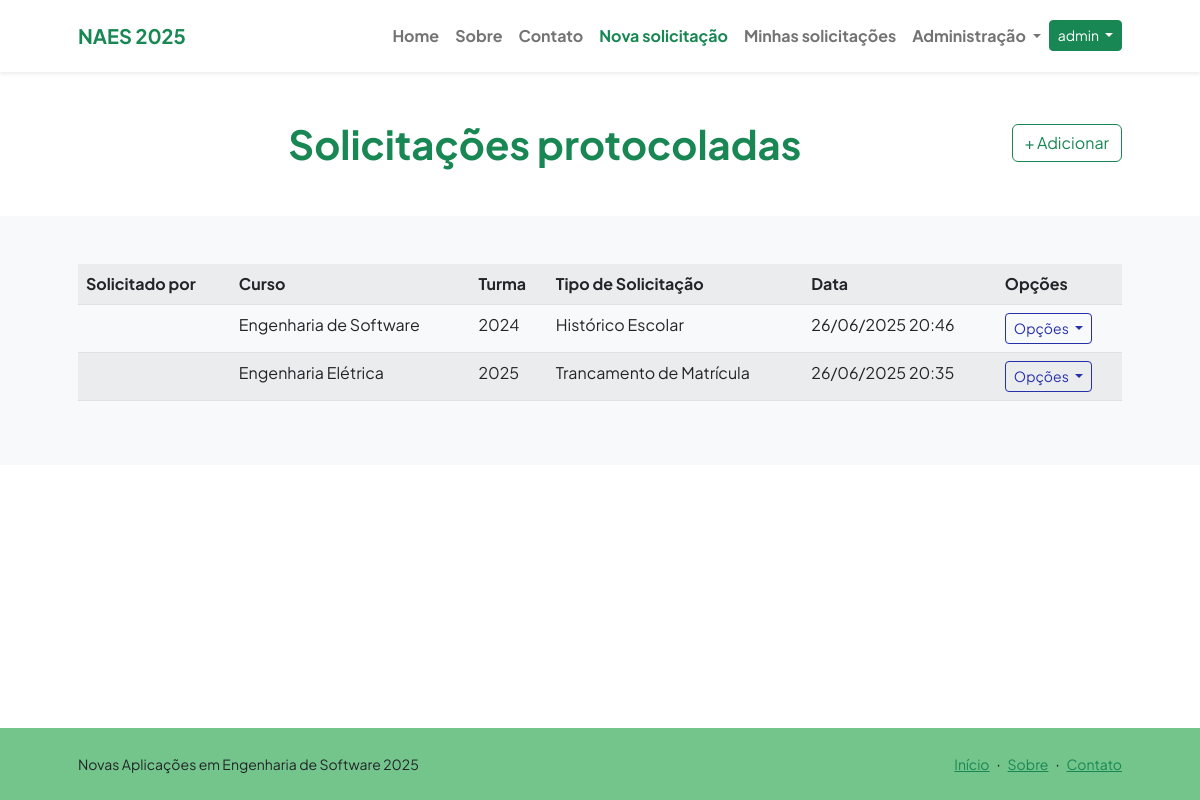
The page /protocolo/listar/solicitacoes/ (signed in) on the database as committed earlier.
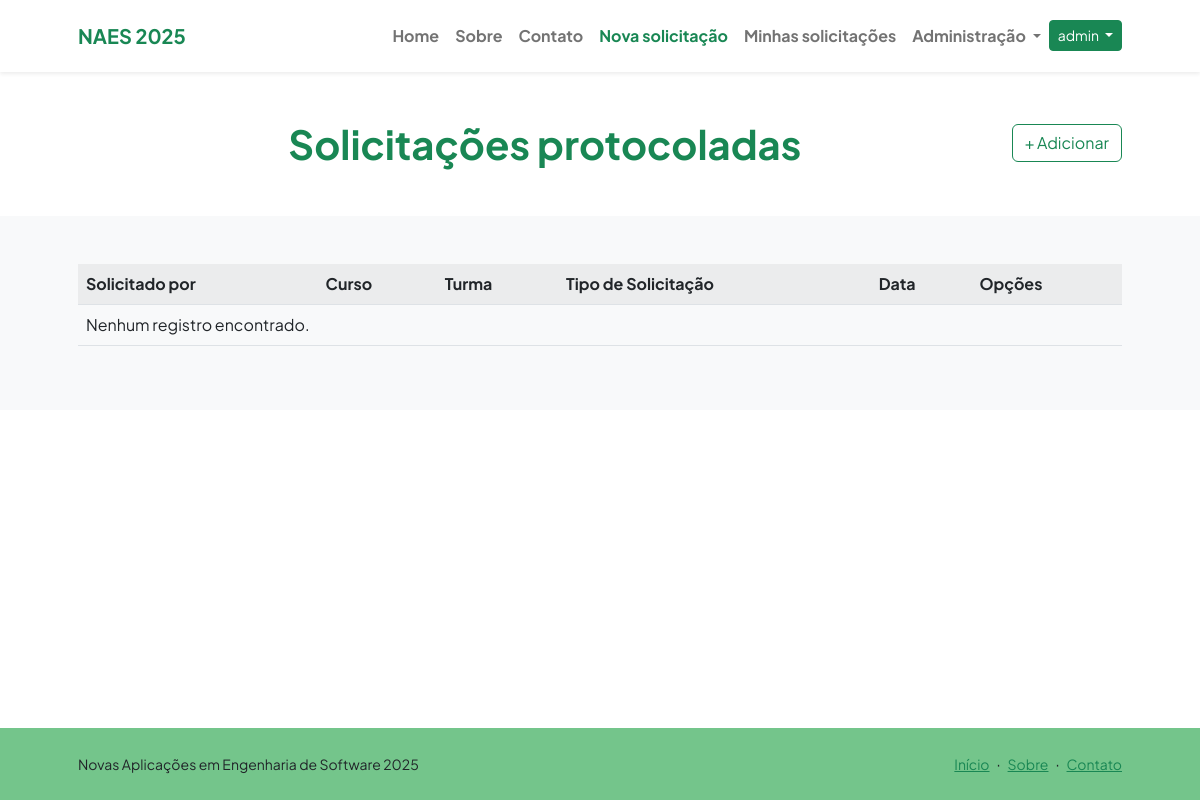
The same page on the database as committed later.
### protocolos/models.py (models this page shows, shortened)
class Solicitacao(models.Model):
    solicitado_por = models.ForeignKey(Aluno, on_delete=models.CASCADE)
    curso = models.ForeignKey(Curso, on_delete=models.PROTECT)
    turma = models.CharField(max_length=30)
    tipo_solicitacao = models.ForeignKey(TipoSolicitacao, on_delete=models.PROTECT)
    justificativa = models.TextField()
    anexo = models.FileField(upload_to='anexos_solicitacao/', blank=True, null=True)
    solicitado_em = models.DateTimeField(auto_now_add=True)
    atualizado_em = models.DateTimeField(auto_now=True)
    class Meta:
        verbose_name = "Solicitação"
        verbose_name_plural = "Solicitações"
        ordering = ["-solicitado_em"]

class Curso(models.Model):
    nome = models.CharField(max_length=150)
    campus = models.ForeignKey(Campus, on_delete=models.PROTECT)
    class Meta:
        ordering = ["nome"]

class TipoSolicitacao(models.Model):
    descricao = models.CharField(max_length=100, verbose_name="descrição", unique=True)
    prazo_externo = models.CharField(max_length=200)
    prazo_externo_dias = models.PositiveSmallIntegerField(
        help_text="Informe quantos dias úteis é o prazo de solicitação",
        blank=True, default=0)
    prazo_interno = models.CharField(max_length=200)
    prazo_interno_dias = models.PositiveSmallIntegerField(
        help_text="Informe quantos dias úteis para atendimento",
        blank=True, default=0)
    class Meta:
        verbose_name = "Tipo de Solicitação"
        verbose_name_plural = "Tipos de Solicitação"
        ordering = ["descricao"]

### protocolos/views.py (the view)
# urls.py: path("listar/solicitacoes/", SolicitacaoList.as_view(), name="listar-solicitacao"),
class SolicitacaoList(LoginRequiredMixin, ListView):
    template_name = "protocolos/listas/solicitacao.html"
    model = Solicitacao

### protocolos/templates/protocolos/listas/solicitacao.html (shortened to what this page needs)
{% extends "paginasweb/modelos/index.html" %}
{% load static %}
{% block header %}
<div class="text-center">
    <h1 class="display-6 fw-bolder mb-4">
        <span class="text-success d-inline">
            Solicitações protocoladas
        </span>
        <a href="{% url "cadastrar-solicitacao" %}" class="mt-1 btn btn-outline-success float-lg-end">
            + Adicionar
        </a>
    </h1>
</div>
{% endblock header %}
{% block conteudo %}
<div>
    <table class="table table-striped">
        <tr>
            <th>Solicitado por</th>
            <th>Curso</th>
            <th>Turma</th>
            <th>Tipo de Solicitação</th>
            <th>Data</th>
            <th>Opções</th>
        </tr>
        {% for object in object_list %}
        <tr>
            <td>{{ object.solicitado_por }}</td>
            <td>{{ object.curso.nome }}</td>
            <td>{{ object.turma }}</td>
            <td>{{ object.tipo_solicitacao.descricao }}</td>
            <td>{{ object.solicitado_em|date:"d/m/Y H:i" }}</td>
            <td>
                <div class="dropdown">
                    <button class="btn btn-outline-primary btn-sm dropdown-toggle" type="button" data-bs-toggle="dropdown" aria-expanded="false">
                        Opções
                    </button>
                </div>
            </td>
        </tr>
        {% empty %}
        <tr>
            <td colspan="6">Nenhum registro encontrado.</td>
        </tr>
        {% endfor %}
    </table>
</div>
{% endblock conteudo %}

Rows that differ between the two databases and show on the page:
removed Solicitacao: curso.nome "Engenharia de Software", turma "2024", tipo_solicitacao.descricao "Histórico Escolar", solicitado_em "26/06/2025 20:46"
removed Solicitacao: curso.nome "Engenharia Elétrica", turma "2025", tipo_solicitacao.descricao "Trancamento de Matrícula", solicitado_em "26/06/2025 20:35"
Other text that changed with them:
text now shown: "Nenhum registro encontrado."
